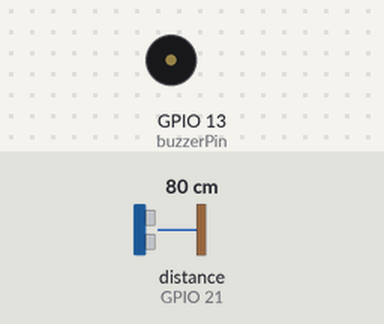
Simulated run of this program. Board: Raspberry Pi (BCM pin numbers). Parts: buzzer (waves = sounding). The inputs (shaded band) are chosen by the test bench; at power-on: distance to the obstacle (sensor on GPIO 21) 80 cm. The echo pulse lasts 58.3 µs per cm; the clock reads 2024-03-15 10:24:30 at power-on unless the program sets it; what the program prints to the terminal is not drawn.

Above: at 3.2 s.
3.3 s: distance to the obstacle (sensor on GPIO 21) set to 22 cm
4.8 s: distance to the obstacle (sensor on GPIO 21) set to 17 cm
At 7.7 s:
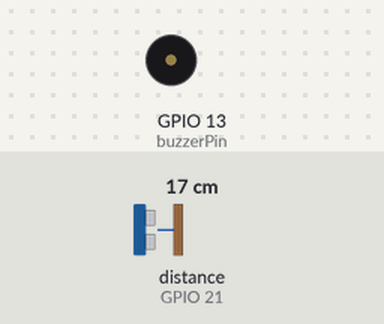
7.8 s: distance to the obstacle (sensor on GPIO 21) set to 35 cm
At 8.8 s:
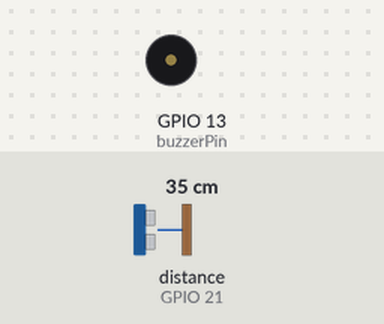
9.3 s: distance to the obstacle (sensor on GPIO 21) set to 2 cm
At 9.75 s:
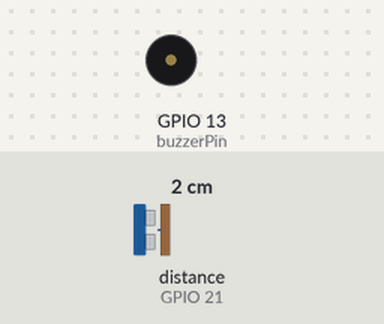
Timing chart, 0 to 13.3 s (numbered marks = the images above; inputs shaded):
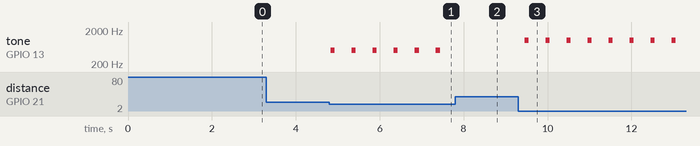

Measured:
- the behaviour switches between 20 and 19 cm on distance to the obstacle (sensor on GPIO 21) (found by bisection; images 0 and 1)
- after the input at 3.3 s, every drawn part: stays the same
- after the input at 4.8 s, tone on GPIO 13 (buzzerPin): alternates 500 Hz for 0.10 s and silent for 0.40 s, starting at once
- after the input at 7.8 s, tone on GPIO 13 (buzzerPin): stops changing and stays silent
- after the input at 9.3 s, tone on GPIO 13 (buzzerPin): alternates 1000 Hz for 0.10 s and silent for 0.40 s, starting after 0.15 s

The program:

backSensing.py
```python
import RPi.GPIO as GPIO
import time

GPIO.setmode(GPIO.BCM)
GPIO.setwarnings(False)

TRIG=20
ECHO=21
buzzerPin=13
print("후방 감지기")

GPIO.setup(TRIG,GPIO.OUT)
GPIO.setup(ECHO,GPIO.IN)
GPIO.setup(buzzerPin,GPIO.OUT)

buzz=GPIO.PWM(buzzerPin,440)

GPIO.output(TRIG,False)
print("초음파 초기화")
time.sleep(2)

try:
	while True:
		GPIO.output(TRIG,True)
		time.sleep(0.00001)
		GPIO.output(TRIG,False)

		while GPIO.input(ECHO)==0:
			start=time.time()

		while GPIO.input(ECHO)==1:
			stop=time.time()

		check_time=stop-start
		distance = check_time * 34300/2
		print("Distance : %.1f cm" %distance)

		if distance<=20:
			buzz.start(50)
			if distance<=10:
				buzz.ChangeFrequency(1000)
				time.sleep(0.1)
				buzz.stop()
			elif distance<=15:
				buzz.ChangeFrequency(700)
				time.sleep(0.1)
				buzz.stop()
			else:
				buzz.ChangeFrequency(500)
				time.sleep(0.1)
				buzz.stop()
		else:
			buzz.stop()

		time.sleep(0.4)

except KeyboardInterrupt:
	print("거리 측정 완료")
	GPIO.cleanup()
```
